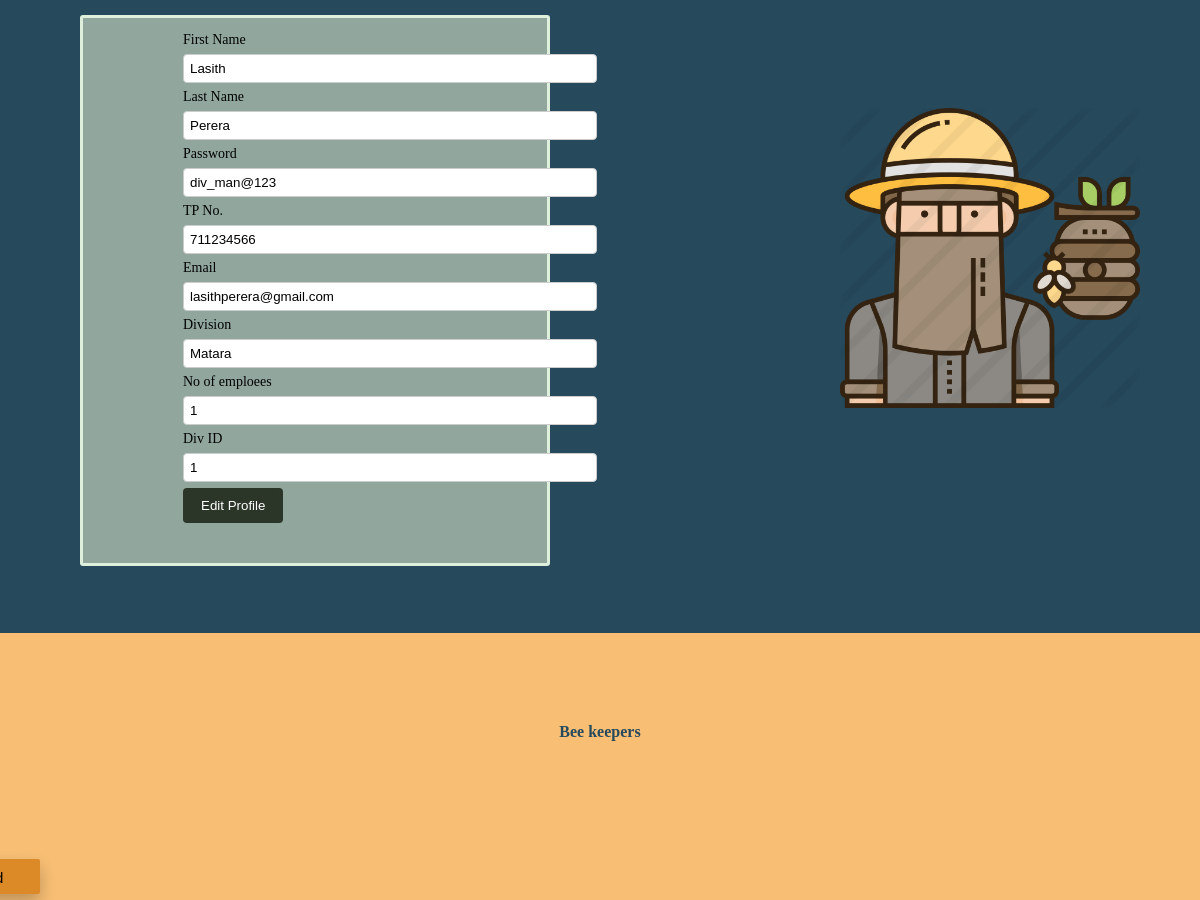
Page /src/php/divman.php (signed in, middle part) on the earlier database version.
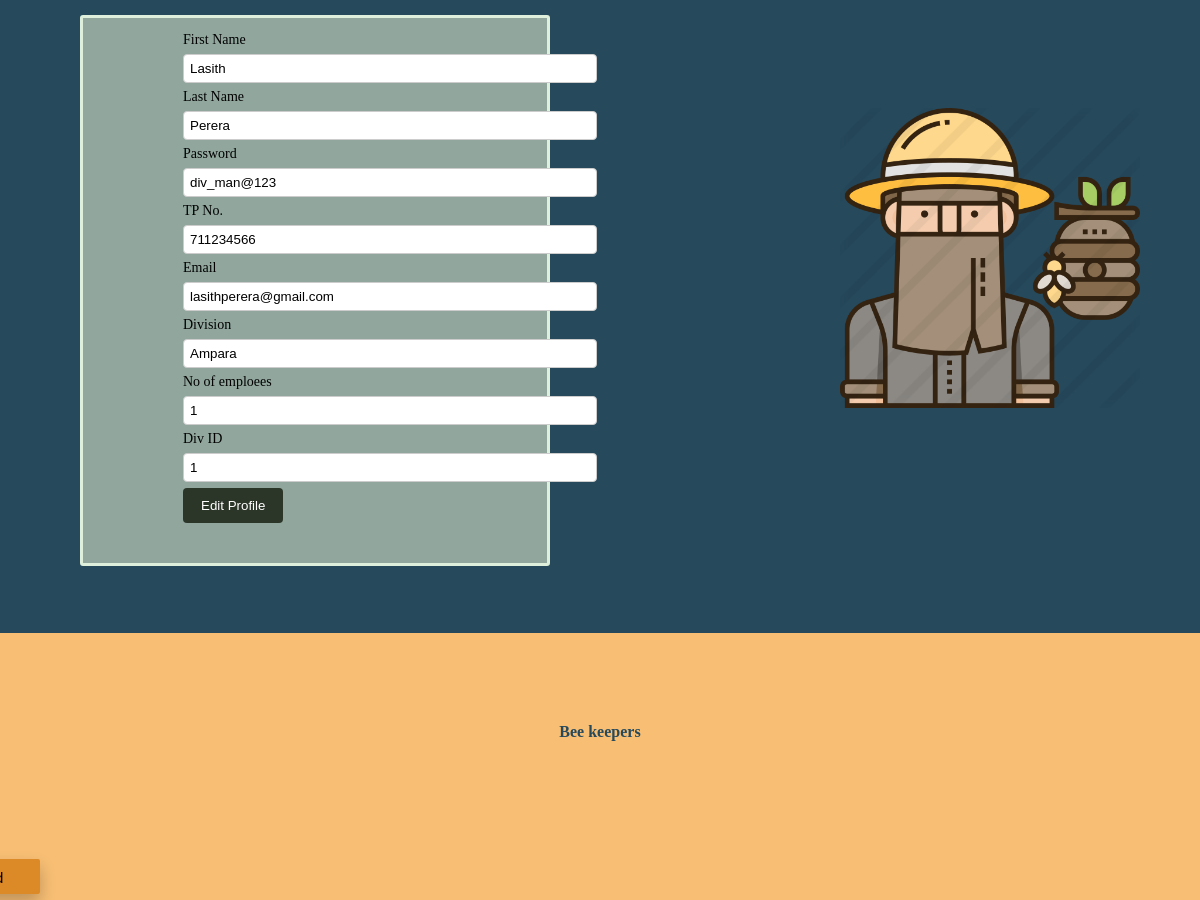
Same page on the later database version.
### tables this page shows
CREATE TABLE `div_manager` (
  `div_id` int(4) NOT NULL,
  `first_name` varchar(20) NOT NULL,
  `last_name` varchar(20) NOT NULL,
  `email` varchar(100) NOT NULL,
  `tp` int(10) NOT NULL,
  `addr` varchar(255) NOT NULL,
  `pwd` varchar(100) NOT NULL DEFAULT 'div_man@123',
  `emp_status` varchar(25) NOT NULL DEFAULT 'Divisional_Manager',
  `division` varchar(25) NOT NULL,
  `no_employee` int(10) NOT NULL,
  `is_deleted` tinyint(1) NOT NULL DEFAULT 0
);

### src/php/divman.php (the view, shortened to what this page needs)
<?php require_once("../../config/connect.php");
require_once("func.php"); ?>
<!DOCTYPE html>
<html>
<head>
	<link rel="stylesheet" type="text/css" href="../../public/css/main.css"/>
	<link rel="stylesheet" type="text/css" href="../../public/css/divman_bkeeper.css"/>
</head>
<body>
	<section id="about">
		<div class="about-text">
<br/>
<div class="pro">
    <div class="bhivecontainer">
<?php
$sql1 = "SELECT first_name,last_name,pwd,tp,email,division,no_employee,div_id  FROM div_manager WHERE email='".$_SESSION['email']."'";
mysqli_query($connection, $sql1);
$result1 = mysqli_query($connection,$sql1);
		while($row=mysqli_fetch_assoc($result1)){
        echo '<form  method="post" action="" ><div class="row" >';
        echo '<div class="col1">';
        echo 'First Name </div><div class="col2">';
        echo "<input type = 'text' name='first_name' required value ='".$row['first_name']."'>";
        echo "</div>";
        echo "</div>";
        echo '<div class="row" >';
        echo '<div class="col1">';
        echo 'Last Name </div><div class="col2" ><input type = "text" name="last_name" required value ="'.$row['last_name'].'" >';
        echo "</div>";
        echo "</div>";
        echo '<div class="row" >';
		echo '<div class="col1">';
		echo 'Password </div><div class="col2" ><input type = "text" name="pwd" required value ="'.$row['pwd'].'" >';
        echo "</div>";
        echo "</div>";
        echo '<div class="row" >';
		echo '<div class="col1">';
		echo 'TP No. </div><div class="col2" ><input type = "text" name="tp" required value ="'.$row['tp'].'" >';
        echo "</div>";
        echo "</div>";
        echo '<div class="row" >';
		echo '<div class="col1">';
		echo 'Email </div><div class="col2" ><input type = "text" name="email" required value ="'.$row['email'].'" readonly>';
        echo "</div>";
        echo "</div>";
        echo '<div class="row" >';
        echo '<div class="col1">';
        echo 'Division </div><div class="col2"><input type = "text" name="division" required value ="'.$row['division'].'"  readonly>';
        echo "</div>";
        echo "</div>";
        echo '<div class="row" >';
        echo '<div class="col1">';
        echo 'No of emploees </div><div class="col2"><input type = "text"" name="no_employee" required value ="'.$row['no_employee'].'" >';
        echo "</div>";
        echo "</div>";
        echo '<div class="row" >';
        echo '<div class="col1">';
        echo 'Div ID</div><div class="col2"><input type = "text" name="div_id" required value ="'.$row['div_id'].'" readonly>';
        echo "</div>";
        echo "</div>";
        echo '<div class="row"><div class="c1" style="width: 910px"><input type="submit" value="Edit Profile" name="update" ></div></form>';
        }?>
    </div>
<br />
<br />
</div>
</div>
		<div class="about-model">
			<img src="../../public/img/div4.png" alt="me"/>
		</div>
	</section>
	<section id="beekeeper">
	<div class="b-heading">
		<br/>
		<h1>Bee keepers</h1>
	</div>
	<div class="content">
            <br>
            <div class="viewform">
                        <button class="btn6" type="submit" name="submit" onclick="document.location='divman_bk_add.php'">Add </button>
             </div>
             <br>
				<br/><br/>
        </div>
	</section>
</body>
</html>

Differences in the rows shown:
changed div_manager "Lasith": division "Matara" → "Ampara"
